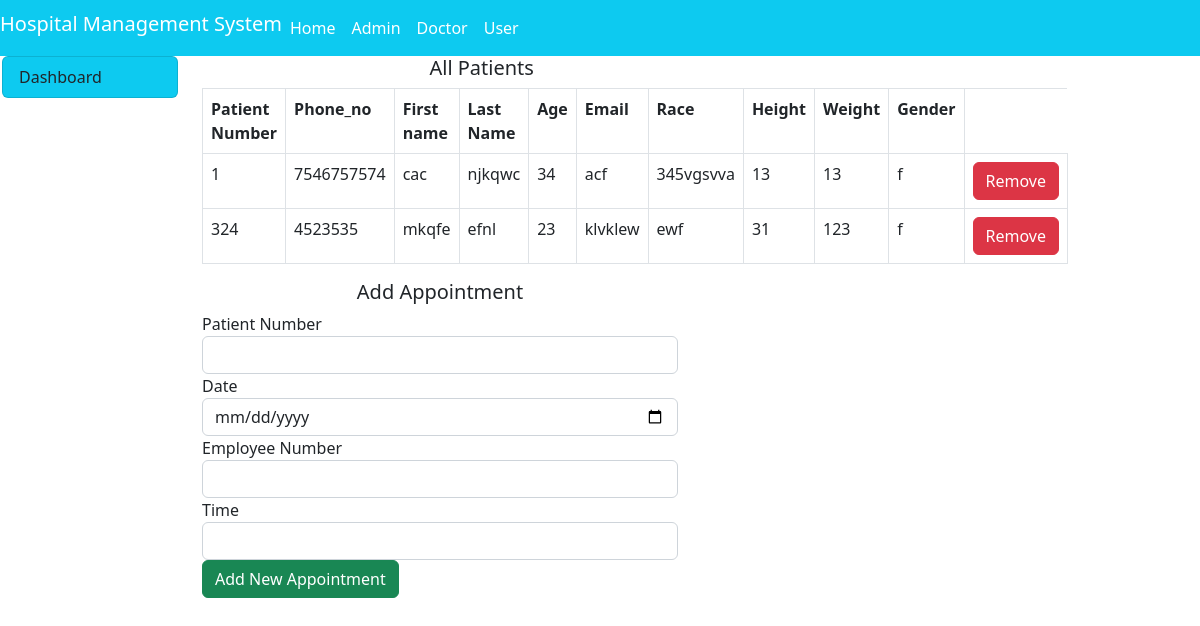
Screenshot of /hms/hms/patients/patients.php with the database file from the repository.
### tables this page shows
CREATE TABLE IF NOT EXISTS `patient` (
  `patient_no` int(100) NOT NULL AUTO_INCREMENT,
  `email` varchar(100) NOT NULL,
  `fname` varchar(100) NOT NULL,
  `lname` varchar(100) NOT NULL,
  `phone_no` varchar(10) NOT NULL,
  `gender` varchar(1) NOT NULL,
  `age` int(11) NOT NULL,
  `weight` int(11) NOT NULL,
  `height` int(11) NOT NULL,
  `room_no` int(11) NOT NULL,
  `insurance_name` varchar(100) NOT NULL,
  `race` varchar(20) NOT NULL,
  PRIMARY KEY (`patient_no`,`email`)
);

### hms/hms/patients/patients.php (the view, shortened to what this page needs)
<!DOCTYPE html>
<html>
<head>
</head>
<body>
	<?php
	include("../include/header.php");
	?>
	<div class="container-fluid">
		<div class="col-md-12">
			<div class="row">
				<div class="col-md-2" style="margin-left: -10px;">
					<?php
					include("sidenav.php");
					include("../include/connection.php")
					?>
				</div>
				<div class="col-md-10">
					<div class="col-md-20">
						<div class="row">
							<div class="col-md-7">
								<h5 class="text-center">All Patients</h5>
								<?php
								$ad = $_SESSION['doctor'];
								$query = "SELECT * FROM patient WHERE patient_no != '$ad'";
								$res = mysqli_query($connect,$query);
								 $output = "
								 	<table class='table table-bordered'>
								 	<tr>
									<th>Patient Number</th>
									<th>Phone_no</th>
									<th>First name</th>
									<th>Last Name</th>
									<th>Age</th>
									<th>Email</th>
									<th>Race</th>
									<th>Height</th>
									<th>Weight</th>
									<th>Gender</th>
									<tr>
									";
								while ($row = mysqli_fetch_array($res)) {
									$patient_no = $row['patient_no'];
									$phone_no = $row['phone_no'];
									$fname = $row['fname'];
									$lname = $row['lname'];
									$age = $row['age'];
									$email = $row['email'];
									$race = $row['race'];
									$height = $row['height'];
									$weight = $row['weight'];
									$gender = $row['gender'];
									$output .="
										<tr>
										<td>$patient_no</td>
										<td>$phone_no</td>
										<td>$fname</td>
										<td>$lname</td>
										<td>$age</td>
										<td>$email</td>
										<td>$race</td>
										<td>$height</td>
										<td>$weight</td>
										<td>$gender</td>
										<td>
											<a href='patient?patient_no=$patient_no'><button patient_no=$patient_no class='btn btn-danger view'>Remove</button></a>
										</td>
									";
								}
								$output .="
									</tr>
								</table>
								";
								echo $output;
								?>
							</div>
							<div class="col-md-6">
								<h5 class="text-center">Add Appointment</h5>
								<form method="post" enctype="multipart/form-data">
									<div class="from-group">
										<label>Patient Number</label>
										<input type="text" name="patient_no" class="form-control" autocomplete="off">
									</div>
									<div class="from-group">
										<label>Date</label>
										<input type="date" name="date" class="form-control">
									</div>
									<div class="from-group">
										<label>Employee Number</label>
										<input type="text" name="emp_no" class="form-control" autocomplete="off">
									</div>
									<div class="from-group">
										<label>Time</label>
										<input type="text" name="time" class="form-control">
									</div>
									<input type="submit" name="add" value="Add New Appointment" class="btn btn-success">
								</form>
							</div>
						</div>
					</div>
				</div>
			</div>
		</div>
	</div>
</body>
</html>

### rows the page displays
patient: patient_no "1", phone_no "7546757574", fname "cac", lname "njkqwc", age "34", email "acf", race "345vgsvva", height "13", weight "13", gender "f"
patient: patient_no "324", phone_no "4523535", fname "mkqfe", lname "efnl", age "23", email "klvklew", race "ewf", height "31", weight "123", gender "f"
